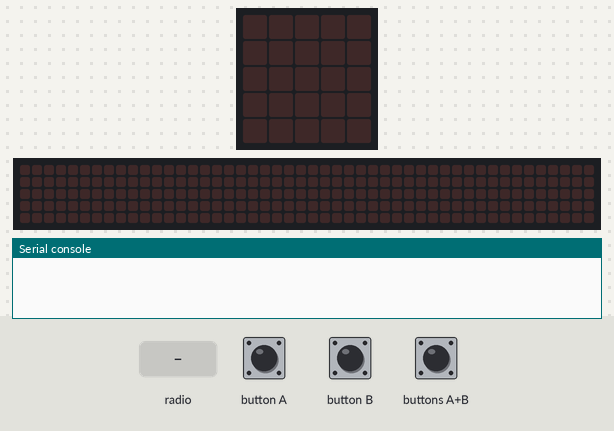
Simulated run of this program. Board: BBC micro:bit running MicroPython. On the bench: the board's 5×5 LED display, a strip that is not on the board, showing the scrolling text unrolled, the last lines printed to the serial console. The inputs (shaded band) are chosen by the test bench. No radio messages arrive unless stated (any console line starting 'radio sent:' is added by the test bench); the 48×5 strip is a reading aid, not a part: it shows the text the display is scrolling, unrolled, one strip-width of it at a time.

Above: at 5.0 s.
5.1 s: radio message "Con" arrives
At 5.2 s:
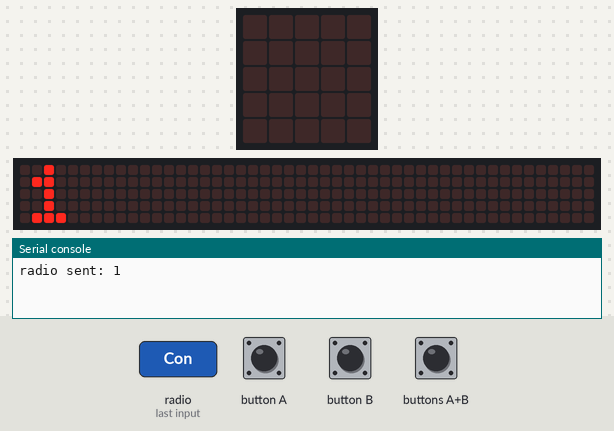
8.1 s: buttons A+B pressed for 0.15 s
At 8.2 s:
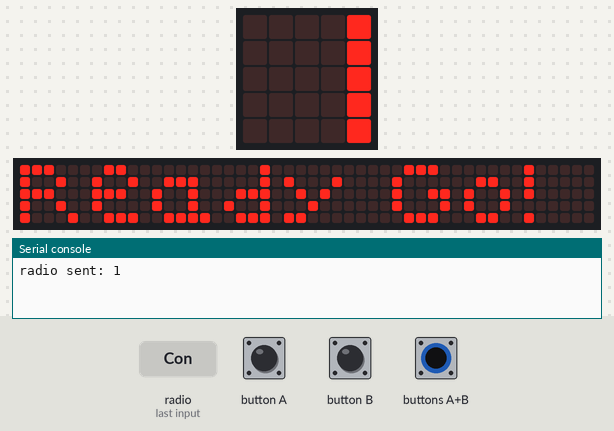
Timing chart, 0 to 11.1 s (numbered marks = the images above; inputs shaded):
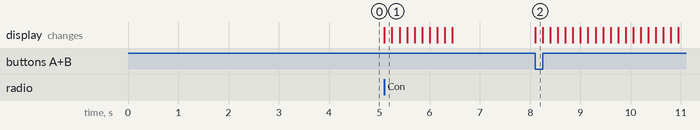

The program:

1.0receiver.py
```python
from microbit import *
import radio
# import serial

# ser = serial.Serial('COM4', 115200)

Game = 0
cntPlayer = 0
radio.config(group=10)
radio.on()
while not (Game):
    message=radio.receive()
    if message=="Con":
        if cntPlayer<4:
            radio.send(str(cntPlayer+1))
            cntPlayer+=1
            display.scroll(str(cntPlayer))
        else:
            display.scroll("Too many players")
    if button_a.is_pressed() and button_b.is_pressed():
        Game = 1
display.scroll("Ready Go!")
while True:
    for i in range(cntPlayer):
        message=radio.receive()
        if message:
            print(message)
        else:break
    # message=radio.receive()
    # if message:print(message)
    sleep(10)
```

Measured:
- after the input at 5.1 s, the display: changes at once (image 1)
- after the input at 8.1 s, the display: changes at once (image 2)
